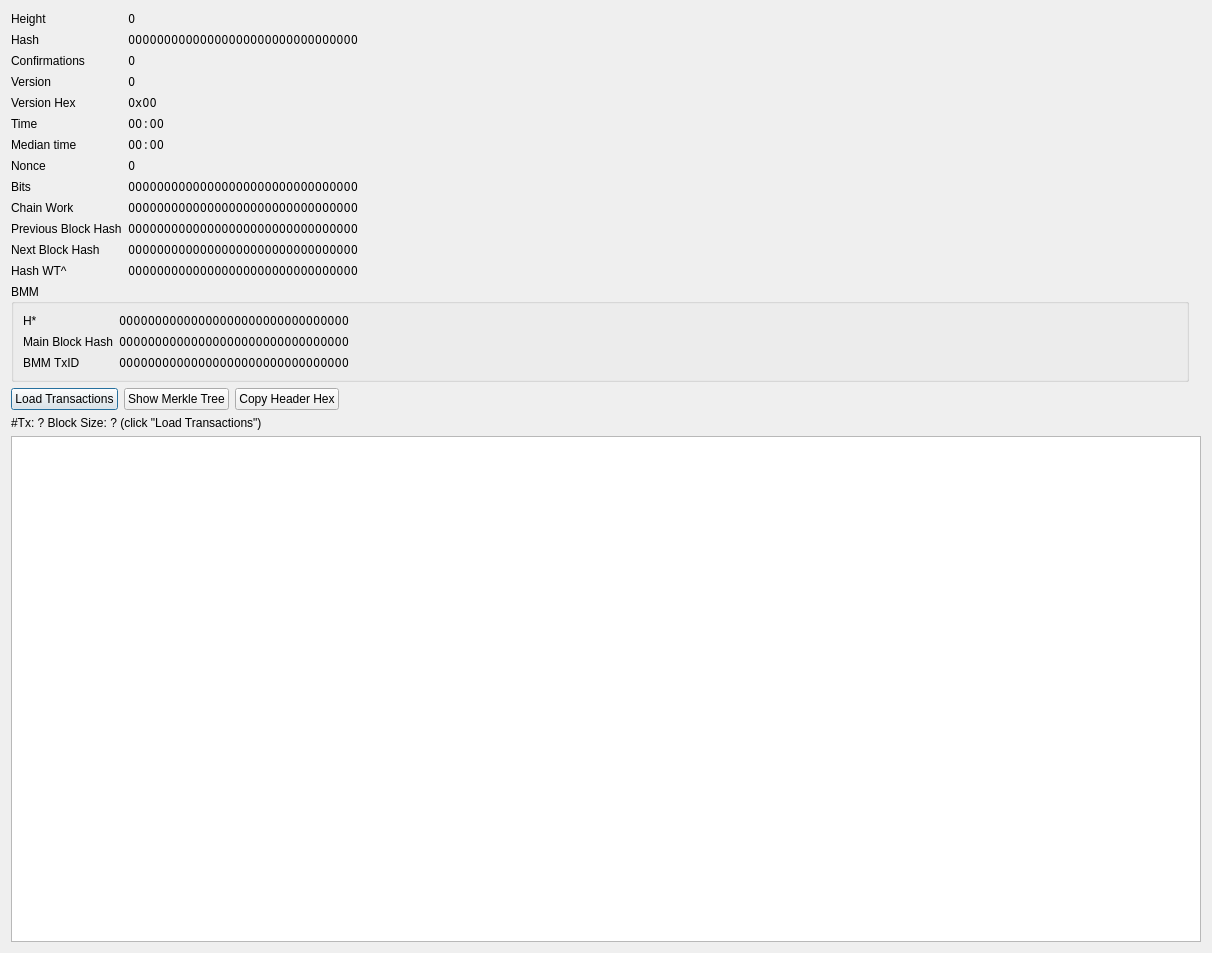
<?xml version="1.0" encoding="UTF-8"?>
<ui version="4.0">
 <class>BlockIndexDetailsDialog</class>
 <widget class="QDialog" name="BlockIndexDetailsDialog">
  <property name="geometry">
   <rect>
    <x>0</x>
    <y>0</y>
    <width>1212</width>
    <height>953</height>
   </rect>
  </property>
  <property name="windowTitle">
   <string>Block Index Details</string>
  </property>
  <layout class="QGridLayout" name="gridLayout">
   <item row="15" column="0">
    <layout class="QGridLayout" name="gridLayout_2">
     <property name="bottomMargin">
      <number>0</number>
     </property>
     <item row="12" column="2">
      <widget class="QLabel" name="labelNextBlockHash">
       <property name="sizePolicy">
        <sizepolicy hsizetype="MinimumExpanding" vsizetype="Preferred">
         <horstretch>0</horstretch>
         <verstretch>0</verstretch>
        </sizepolicy>
       </property>
       <property name="font">
        <font>
         <family>Noto Mono</family>
        </font>
       </property>
       <property name="text">
        <string>00000000000000000000000000000000</string>
       </property>
       <property name="textInteractionFlags">
        <set>Qt::LinksAccessibleByMouse|Qt::TextSelectableByMouse</set>
       </property>
      </widget>
     </item>
     <item row="8" column="0">
      <widget class="QLabel" name="label_15">
       <property name="sizePolicy">
        <sizepolicy hsizetype="Minimum" vsizetype="Preferred">
         <horstretch>0</horstretch>
         <verstretch>0</verstretch>
        </sizepolicy>
       </property>
       <property name="text">
        <string>Nonce</string>
       </property>
      </widget>
     </item>
     <item row="11" column="2">
      <widget class="QLabel" name="labelPrevBlockHash">
       <property name="sizePolicy">
        <sizepolicy hsizetype="MinimumExpanding" vsizetype="Preferred">
         <horstretch>0</horstretch>
         <verstretch>0</verstretch>
        </sizepolicy>
       </property>
       <property name="font">
        <font>
         <family>Noto Mono</family>
        </font>
       </property>
       <property name="text">
        <string>00000000000000000000000000000000</string>
       </property>
       <property name="textInteractionFlags">
        <set>Qt::LinksAccessibleByMouse|Qt::TextSelectableByMouse</set>
       </property>
      </widget>
     </item>
     <item row="1" column="2">
      <widget class="QLabel" name="labelHash">
       <property name="sizePolicy">
        <sizepolicy hsizetype="MinimumExpanding" vsizetype="Preferred">
         <horstretch>0</horstretch>
         <verstretch>0</verstretch>
        </sizepolicy>
       </property>
       <property name="font">
        <font>
         <family>Noto Mono</family>
        </font>
       </property>
       <property name="text">
        <string>00000000000000000000000000000000</string>
       </property>
       <property name="textInteractionFlags">
        <set>Qt::LinksAccessibleByMouse|Qt::TextSelectableByMouse</set>
       </property>
      </widget>
     </item>
     <item row="12" column="0">
      <widget class="QLabel" name="label_20">
       <property name="sizePolicy">
        <sizepolicy hsizetype="Minimum" vsizetype="Preferred">
         <horstretch>0</horstretch>
         <verstretch>0</verstretch>
        </sizepolicy>
       </property>
       <property name="text">
        <string>Next Block Hash</string>
       </property>
      </widget>
     </item>
     <item row="0" column="2">
      <widget class="QLabel" name="labelHeight">
       <property name="sizePolicy">
        <sizepolicy hsizetype="MinimumExpanding" vsizetype="Preferred">
         <horstretch>0</horstretch>
         <verstretch>0</verstretch>
        </sizepolicy>
       </property>
       <property name="font">
        <font>
         <family>Noto Mono</family>
        </font>
       </property>
       <property name="text">
        <string>0</string>
       </property>
       <property name="textInteractionFlags">
        <set>Qt::LinksAccessibleByMouse|Qt::TextSelectableByMouse</set>
       </property>
      </widget>
     </item>
     <item row="3" column="0">
      <widget class="QLabel" name="label_8">
       <property name="sizePolicy">
        <sizepolicy hsizetype="Minimum" vsizetype="Preferred">
         <horstretch>0</horstretch>
         <verstretch>0</verstretch>
        </sizepolicy>
       </property>
       <property name="text">
        <string>Version</string>
       </property>
      </widget>
     </item>
     <item row="7" column="2">
      <widget class="QLabel" name="labelMedianTime">
       <property name="sizePolicy">
        <sizepolicy hsizetype="MinimumExpanding" vsizetype="Preferred">
         <horstretch>0</horstretch>
         <verstretch>0</verstretch>
        </sizepolicy>
       </property>
       <property name="font">
        <font>
         <family>Noto Mono</family>
        </font>
       </property>
       <property name="text">
        <string>00:00</string>
       </property>
       <property name="textInteractionFlags">
        <set>Qt::LinksAccessibleByMouse|Qt::TextSelectableByMouse</set>
       </property>
      </widget>
     </item>
     <item row="10" column="2">
      <widget class="QLabel" name="labelChainWork">
       <property name="sizePolicy">
        <sizepolicy hsizetype="MinimumExpanding" vsizetype="Preferred">
         <horstretch>0</horstretch>
         <verstretch>0</verstretch>
        </sizepolicy>
       </property>
       <property name="font">
        <font>
         <family>Noto Mono</family>
        </font>
       </property>
       <property name="text">
        <string>00000000000000000000000000000000</string>
       </property>
       <property name="textInteractionFlags">
        <set>Qt::LinksAccessibleByMouse|Qt::TextSelectableByMouse</set>
       </property>
      </widget>
     </item>
     <item row="10" column="0">
      <widget class="QLabel" name="label_18">
       <property name="sizePolicy">
        <sizepolicy hsizetype="Minimum" vsizetype="Preferred">
         <horstretch>0</horstretch>
         <verstretch>0</verstretch>
        </sizepolicy>
       </property>
       <property name="text">
        <string>Chain Work</string>
       </property>
      </widget>
     </item>
     <item row="2" column="0">
      <widget class="QLabel" name="label_6">
       <property name="sizePolicy">
        <sizepolicy hsizetype="Minimum" vsizetype="Preferred">
         <horstretch>0</horstretch>
         <verstretch>0</verstretch>
        </sizepolicy>
       </property>
       <property name="text">
        <string>Confirmations</string>
       </property>
      </widget>
     </item>
     <item row="8" column="2">
      <widget class="QLabel" name="labelNonce">
       <property name="sizePolicy">
        <sizepolicy hsizetype="MinimumExpanding" vsizetype="Preferred">
         <horstretch>0</horstretch>
         <verstretch>0</verstretch>
        </sizepolicy>
       </property>
       <property name="font">
        <font>
         <family>Noto Mono</family>
        </font>
       </property>
       <property name="text">
        <string>0</string>
       </property>
       <property name="textInteractionFlags">
        <set>Qt::LinksAccessibleByMouse|Qt::TextSelectableByMouse</set>
       </property>
      </widget>
     </item>
     <item row="0" column="0">
      <widget class="QLabel" name="label_2">
       <property name="sizePolicy">
        <sizepolicy hsizetype="Minimum" vsizetype="Preferred">
         <horstretch>0</horstretch>
         <verstretch>0</verstretch>
        </sizepolicy>
       </property>
       <property name="text">
        <string>Height</string>
       </property>
      </widget>
     </item>
     <item row="3" column="2">
      <widget class="QLabel" name="labelVersion">
       <property name="sizePolicy">
        <sizepolicy hsizetype="MinimumExpanding" vsizetype="Preferred">
         <horstretch>0</horstretch>
         <verstretch>0</verstretch>
        </sizepolicy>
       </property>
       <property name="font">
        <font>
         <family>Noto Mono</family>
        </font>
       </property>
       <property name="text">
        <string>0</string>
       </property>
       <property name="textInteractionFlags">
        <set>Qt::LinksAccessibleByMouse|Qt::TextSelectableByMouse</set>
       </property>
      </widget>
     </item>
     <item row="4" column="0">
      <widget class="QLabel" name="label_10">
       <property name="sizePolicy">
        <sizepolicy hsizetype="Minimum" vsizetype="Preferred">
         <horstretch>0</horstretch>
         <verstretch>0</verstretch>
        </sizepolicy>
       </property>
       <property name="text">
        <string>Version Hex</string>
       </property>
      </widget>
     </item>
     <item row="2" column="2">
      <widget class="QLabel" name="labelConf">
       <property name="sizePolicy">
        <sizepolicy hsizetype="MinimumExpanding" vsizetype="Preferred">
         <horstretch>0</horstretch>
         <verstretch>0</verstretch>
        </sizepolicy>
       </property>
       <property name="font">
        <font>
         <family>Noto Mono</family>
        </font>
       </property>
       <property name="text">
        <string>0</string>
       </property>
       <property name="textInteractionFlags">
        <set>Qt::LinksAccessibleByMouse|Qt::TextSelectableByMouse</set>
       </property>
      </widget>
     </item>
     <item row="6" column="2">
      <widget class="QLabel" name="labelTime">
       <property name="sizePolicy">
        <sizepolicy hsizetype="MinimumExpanding" vsizetype="Preferred">
         <horstretch>0</horstretch>
         <verstretch>0</verstretch>
        </sizepolicy>
       </property>
       <property name="font">
        <font>
         <family>Noto Mono</family>
        </font>
       </property>
       <property name="text">
        <string>00:00</string>
       </property>
       <property name="textInteractionFlags">
        <set>Qt::LinksAccessibleByMouse|Qt::TextSelectableByMouse</set>
       </property>
      </widget>
     </item>
     <item row="9" column="2">
      <widget class="QLabel" name="labelBits">
       <property name="sizePolicy">
        <sizepolicy hsizetype="MinimumExpanding" vsizetype="Preferred">
         <horstretch>0</horstretch>
         <verstretch>0</verstretch>
        </sizepolicy>
       </property>
       <property name="font">
        <font>
         <family>Noto Mono</family>
        </font>
       </property>
       <property name="text">
        <string>00000000000000000000000000000000</string>
       </property>
       <property name="textInteractionFlags">
        <set>Qt::LinksAccessibleByMouse|Qt::TextSelectableByMouse</set>
       </property>
      </widget>
     </item>
     <item row="7" column="0">
      <widget class="QLabel" name="label_14">
       <property name="sizePolicy">
        <sizepolicy hsizetype="Minimum" vsizetype="Preferred">
         <horstretch>0</horstretch>
         <verstretch>0</verstretch>
        </sizepolicy>
       </property>
       <property name="text">
        <string>Median time</string>
       </property>
      </widget>
     </item>
     <item row="6" column="0">
      <widget class="QLabel" name="label_13">
       <property name="sizePolicy">
        <sizepolicy hsizetype="Minimum" vsizetype="Preferred">
         <horstretch>0</horstretch>
         <verstretch>0</verstretch>
        </sizepolicy>
       </property>
       <property name="text">
        <string>Time</string>
       </property>
      </widget>
     </item>
     <item row="9" column="0">
      <widget class="QLabel" name="label_16">
       <property name="sizePolicy">
        <sizepolicy hsizetype="Minimum" vsizetype="Preferred">
         <horstretch>0</horstretch>
         <verstretch>0</verstretch>
        </sizepolicy>
       </property>
       <property name="text">
        <string>Bits</string>
       </property>
      </widget>
     </item>
     <item row="4" column="2">
      <widget class="QLabel" name="labelVersionHex">
       <property name="sizePolicy">
        <sizepolicy hsizetype="MinimumExpanding" vsizetype="Preferred">
         <horstretch>0</horstretch>
         <verstretch>0</verstretch>
        </sizepolicy>
       </property>
       <property name="font">
        <font>
         <family>Noto Mono</family>
        </font>
       </property>
       <property name="text">
        <string>0x00</string>
       </property>
       <property name="textInteractionFlags">
        <set>Qt::LinksAccessibleByMouse|Qt::TextSelectableByMouse</set>
       </property>
      </widget>
     </item>
     <item row="13" column="0">
      <widget class="QLabel" name="label">
       <property name="text">
        <string>Hash WT^ </string>
       </property>
      </widget>
     </item>
     <item row="1" column="0">
      <widget class="QLabel" name="label_4">
       <property name="sizePolicy">
        <sizepolicy hsizetype="Minimum" vsizetype="Preferred">
         <horstretch>0</horstretch>
         <verstretch>0</verstretch>
        </sizepolicy>
       </property>
       <property name="text">
        <string>Hash</string>
       </property>
      </widget>
     </item>
     <item row="11" column="0">
      <widget class="QLabel" name="label_19">
       <property name="sizePolicy">
        <sizepolicy hsizetype="Minimum" vsizetype="Preferred">
         <horstretch>0</horstretch>
         <verstretch>0</verstretch>
        </sizepolicy>
       </property>
       <property name="text">
        <string>Previous Block Hash</string>
       </property>
      </widget>
     </item>
     <item row="13" column="2">
      <widget class="QLabel" name="labelHashWTPrime">
       <property name="font">
        <font>
         <family>Noto Mono</family>
        </font>
       </property>
       <property name="text">
        <string>00000000000000000000000000000000</string>
       </property>
       <property name="textInteractionFlags">
        <set>Qt::TextSelectableByMouse</set>
       </property>
      </widget>
     </item>
    </layout>
   </item>
   <item row="17" column="0">
    <layout class="QHBoxLayout" name="horizontalLayout">
     <property name="bottomMargin">
      <number>0</number>
     </property>
     <item>
      <widget class="QPushButton" name="pushButtonLoadTransactions">
       <property name="sizePolicy">
        <sizepolicy hsizetype="Maximum" vsizetype="Fixed">
         <horstretch>0</horstretch>
         <verstretch>0</verstretch>
        </sizepolicy>
       </property>
       <property name="text">
        <string>Load Transactions</string>
       </property>
      </widget>
     </item>
     <item>
      <widget class="QPushButton" name="pushButtonMerkleTree">
       <property name="sizePolicy">
        <sizepolicy hsizetype="Maximum" vsizetype="Fixed">
         <horstretch>0</horstretch>
         <verstretch>0</verstretch>
        </sizepolicy>
       </property>
       <property name="text">
        <string>Show Merkle Tree</string>
       </property>
      </widget>
     </item>
     <item>
      <widget class="QPushButton" name="pushButtonCopyHeaderHex">
       <property name="sizePolicy">
        <sizepolicy hsizetype="Maximum" vsizetype="Fixed">
         <horstretch>0</horstretch>
         <verstretch>0</verstretch>
        </sizepolicy>
       </property>
       <property name="text">
        <string>Copy Header Hex</string>
       </property>
      </widget>
     </item>
     <item>
      <spacer name="horizontalSpacer">
       <property name="orientation">
        <enum>Qt::Horizontal</enum>
       </property>
       <property name="sizeHint" stdset="0">
        <size>
         <width>40</width>
         <height>20</height>
        </size>
       </property>
      </spacer>
     </item>
    </layout>
   </item>
   <item row="21" column="0" colspan="3">
    <widget class="QTableWidget" name="tableWidgetTransactions">
     <property name="font">
      <font>
       <family>Noto Mono</family>
      </font>
     </property>
    </widget>
   </item>
   <item row="18" column="0">
    <widget class="QLabel" name="labelBlockInfo">
     <property name="sizePolicy">
      <sizepolicy hsizetype="Minimum" vsizetype="Preferred">
       <horstretch>0</horstretch>
       <verstretch>0</verstretch>
      </sizepolicy>
     </property>
     <property name="text">
      <string>#Tx: ? Block Size: ? (click &quot;Load Transactions&quot;)</string>
     </property>
     <property name="textInteractionFlags">
      <set>Qt::LinksAccessibleByMouse|Qt::TextSelectableByMouse</set>
     </property>
    </widget>
   </item>
   <item row="16" column="0">
    <widget class="QGroupBox" name="groupBox">
     <property name="title">
      <string>BMM</string>
     </property>
     <layout class="QGridLayout" name="gridLayout_3">
      <item row="0" column="1">
       <widget class="QLabel" name="labelMerkleRoot">
        <property name="sizePolicy">
         <sizepolicy hsizetype="MinimumExpanding" vsizetype="Preferred">
          <horstretch>0</horstretch>
          <verstretch>0</verstretch>
         </sizepolicy>
        </property>
        <property name="font">
         <font>
          <family>Noto Mono</family>
         </font>
        </property>
        <property name="text">
         <string>00000000000000000000000000000000</string>
        </property>
        <property name="textInteractionFlags">
         <set>Qt::LinksAccessibleByMouse|Qt::TextSelectableByMouse</set>
        </property>
       </widget>
      </item>
      <item row="0" column="0">
       <widget class="QLabel" name="label_12">
        <property name="sizePolicy">
         <sizepolicy hsizetype="Minimum" vsizetype="Preferred">
          <horstretch>0</horstretch>
          <verstretch>0</verstretch>
         </sizepolicy>
        </property>
        <property name="text">
         <string>H*</string>
        </property>
       </widget>
      </item>
      <item row="2" column="0">
       <widget class="QLabel" name="label_5">
        <property name="text">
         <string>BMM TxID</string>
        </property>
       </widget>
      </item>
      <item row="1" column="1">
       <widget class="QLabel" name="labelMainBlockHash">
        <property name="font">
         <font>
          <family>Noto Mono</family>
         </font>
        </property>
        <property name="text">
         <string>00000000000000000000000000000000</string>
        </property>
        <property name="textInteractionFlags">
         <set>Qt::TextSelectableByMouse</set>
        </property>
       </widget>
      </item>
      <item row="1" column="0">
       <widget class="QLabel" name="label_3">
        <property name="text">
         <string>Main Block Hash</string>
        </property>
       </widget>
      </item>
      <item row="2" column="1">
       <widget class="QLabel" name="labelBMMTXID">
        <property name="font">
         <font>
          <family>Noto Mono</family>
         </font>
        </property>
        <property name="text">
         <string>00000000000000000000000000000000</string>
        </property>
        <property name="textInteractionFlags">
         <set>Qt::TextSelectableByMouse</set>
        </property>
       </widget>
      </item>
     </layout>
    </widget>
   </item>
  </layout>
 </widget>
 <resources/>
 <connections/>
</ui>
